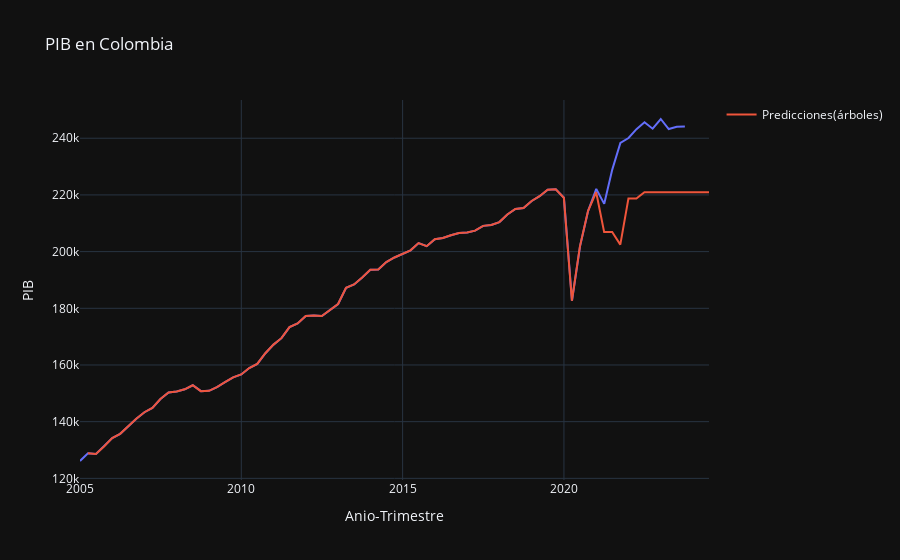
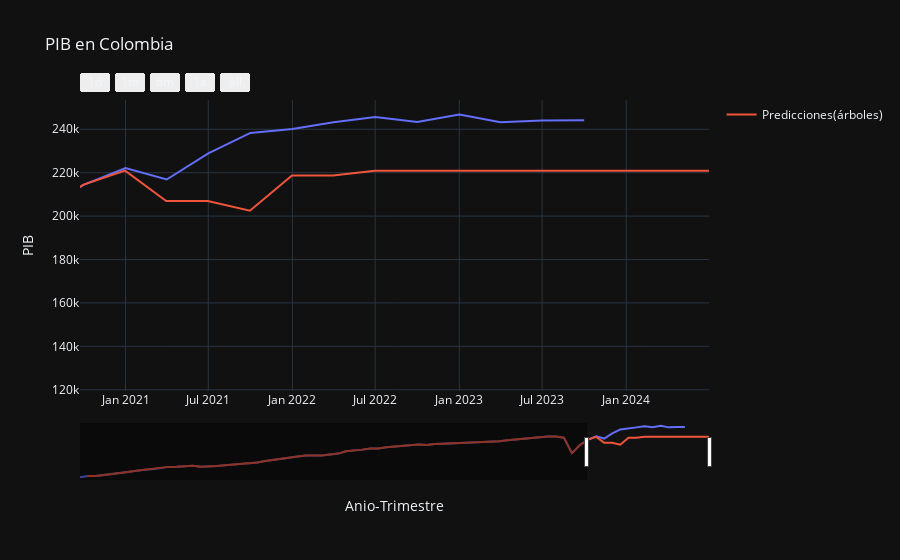

Notebook source saved alongside these figures, in order:
### Code cell
InverArbol = pd.Series(pd.Series(np.concatenate([PIBTS[1::][:63].values,test_prediction]), index=pd.date_range('2005-01-01', periods=78, freq='Q',normalize=True)))#En este caso no hay que hacer nada, simplemente poner los datos originales y las 12 predicciones
fig = px.line(PIBTS, y="PIB", title="PIB en Colombia", template='plotly_dark')  # Se le puede quitar el modo oscuro si quiere
fig.add_trace(go.Scatter(x=InverArbol.index, y=InverArbol, mode='lines', name='Predicciones(árboles)'))
fig.update_layout(
    xaxis=dict(
        rangeselector=dict(
            buttons=list([
                dict(count=1, label="1d", step="day", stepmode="backward"),
                dict(count=1, label="1m", step="month", stepmode="backward"),
                dict(count=6, label="6m", step="month", stepmode="backward"),
                dict(count=1, label="1a", step="year", stepmode="backward"),
                dict(step="all")
            ])
        ),
        rangeslider=dict(
            visible=True
        ),
        type="date"
    )
)
